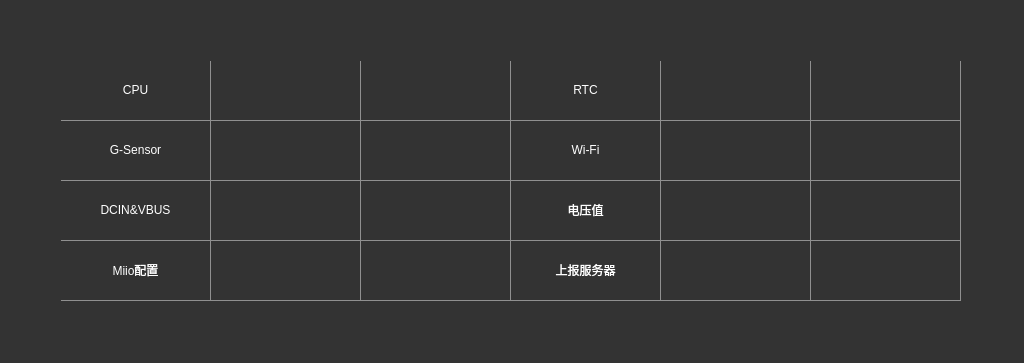
<?xml version="1.0" encoding="UTF-8"?>
<ui version="4.0">
 <class>WidgetTest</class>
 <widget class="QWidget" name="WidgetTest">
  <property name="geometry">
   <rect>
    <x>0</x>
    <y>0</y>
    <width>1024</width>
    <height>363</height>
   </rect>
  </property>
  <property name="minimumSize">
   <size>
    <width>1024</width>
    <height>0</height>
   </size>
  </property>
  <property name="maximumSize">
   <size>
    <width>1024</width>
    <height>434</height>
   </size>
  </property>
  <property name="windowTitle">
   <string>Form</string>
  </property>
  <property name="styleSheet">
   <string notr="true">#WidgetTest{
background-color: rgb(51, 51, 51);
}</string>
  </property>
  <layout class="QVBoxLayout" name="verticalLayout">
   <property name="spacing">
    <number>0</number>
   </property>
   <property name="leftMargin">
    <number>60</number>
   </property>
   <property name="topMargin">
    <number>20</number>
   </property>
   <property name="rightMargin">
    <number>60</number>
   </property>
   <property name="bottomMargin">
    <number>20</number>
   </property>
   <item>
    <widget class="QTableWidget" name="tableWidget">
     <property name="minimumSize">
      <size>
       <width>904</width>
       <height>242</height>
      </size>
     </property>
     <property name="maximumSize">
      <size>
       <width>904</width>
       <height>242</height>
      </size>
     </property>
     <property name="focusPolicy">
      <enum>Qt::NoFocus</enum>
     </property>
     <property name="styleSheet">
      <string notr="true">

QTableWidget{
	color: rgb(144, 144, 144);
gridline-color:rgb(144, 144, 144);
font: 24px &quot;.Helvetica Neue DeskInterface&quot;;
color: rgb(255, 255, 255);
background-color: transparent; 
}</string>
     </property>
     <property name="frameShadow">
      <enum>QFrame::Sunken</enum>
     </property>
     <property name="verticalScrollBarPolicy">
      <enum>Qt::ScrollBarAlwaysOff</enum>
     </property>
     <property name="horizontalScrollBarPolicy">
      <enum>Qt::ScrollBarAlwaysOff</enum>
     </property>
     <property name="sizeAdjustPolicy">
      <enum>QAbstractScrollArea::AdjustIgnored</enum>
     </property>
     <property name="editTriggers">
      <set>QAbstractItemView::NoEditTriggers</set>
     </property>
     <property name="selectionMode">
      <enum>QAbstractItemView::NoSelection</enum>
     </property>
     <attribute name="horizontalHeaderVisible">
      <bool>false</bool>
     </attribute>
     <attribute name="horizontalHeaderDefaultSectionSize">
      <number>150</number>
     </attribute>
     <attribute name="horizontalHeaderHighlightSections">
      <bool>true</bool>
     </attribute>
     <attribute name="verticalHeaderVisible">
      <bool>false</bool>
     </attribute>
     <attribute name="verticalHeaderDefaultSectionSize">
      <number>60</number>
     </attribute>
     <row>
      <property name="text">
       <string>New Row</string>
      </property>
     </row>
     <row>
      <property name="text">
       <string>New Row</string>
      </property>
     </row>
     <row>
      <property name="text">
       <string>新建行</string>
      </property>
     </row>
     <row>
      <property name="text">
       <string>New Row</string>
      </property>
     </row>
     <column>
      <property name="text">
       <string>New Column</string>
      </property>
      <property name="textAlignment">
       <set>AlignCenter</set>
      </property>
     </column>
     <column>
      <property name="text">
       <string>New Column</string>
      </property>
     </column>
     <column>
      <property name="text">
       <string>新建列</string>
      </property>
     </column>
     <column>
      <property name="text">
       <string>新建列</string>
      </property>
     </column>
     <column>
      <property name="text">
       <string>新建列</string>
      </property>
     </column>
     <column>
      <property name="text">
       <string>New Column</string>
      </property>
     </column>
     <item row="0" column="0">
      <property name="text">
       <string>CPU</string>
      </property>
      <property name="textAlignment">
       <set>AlignCenter</set>
      </property>
     </item>
     <item row="0" column="1">
      <property name="text">
       <string/>
      </property>
      <property name="textAlignment">
       <set>AlignCenter</set>
      </property>
     </item>
     <item row="0" column="3">
      <property name="text">
       <string>RTC</string>
      </property>
      <property name="textAlignment">
       <set>AlignCenter</set>
      </property>
     </item>
     <item row="0" column="5">
      <property name="text">
       <string/>
      </property>
      <property name="textAlignment">
       <set>AlignCenter</set>
      </property>
     </item>
     <item row="1" column="0">
      <property name="text">
       <string>G-Sensor</string>
      </property>
      <property name="textAlignment">
       <set>AlignCenter</set>
      </property>
     </item>
     <item row="1" column="1">
      <property name="text">
       <string/>
      </property>
      <property name="textAlignment">
       <set>AlignCenter</set>
      </property>
     </item>
     <item row="1" column="3">
      <property name="text">
       <string>Wi-Fi</string>
      </property>
      <property name="textAlignment">
       <set>AlignCenter</set>
      </property>
     </item>
     <item row="1" column="5">
      <property name="text">
       <string/>
      </property>
      <property name="textAlignment">
       <set>AlignCenter</set>
      </property>
     </item>
     <item row="2" column="0">
      <property name="text">
       <string>DCIN&amp;VBUS</string>
      </property>
      <property name="textAlignment">
       <set>AlignCenter</set>
      </property>
     </item>
     <item row="2" column="1">
      <property name="text">
       <string/>
      </property>
      <property name="textAlignment">
       <set>AlignCenter</set>
      </property>
     </item>
     <item row="2" column="3">
      <property name="text">
       <string>电压值</string>
      </property>
      <property name="textAlignment">
       <set>AlignCenter</set>
      </property>
     </item>
     <item row="2" column="5">
      <property name="text">
       <string/>
      </property>
      <property name="textAlignment">
       <set>AlignCenter</set>
      </property>
     </item>
     <item row="3" column="0">
      <property name="text">
       <string>Miio配置</string>
      </property>
      <property name="textAlignment">
       <set>AlignCenter</set>
      </property>
     </item>
     <item row="3" column="1">
      <property name="text">
       <string/>
      </property>
      <property name="textAlignment">
       <set>AlignCenter</set>
      </property>
     </item>
     <item row="3" column="3">
      <property name="text">
       <string>上报服务器</string>
      </property>
      <property name="textAlignment">
       <set>AlignCenter</set>
      </property>
     </item>
     <item row="3" column="5">
      <property name="text">
       <string/>
      </property>
      <property name="textAlignment">
       <set>AlignCenter</set>
      </property>
     </item>
    </widget>
   </item>
  </layout>
 </widget>
 <resources/>
 <connections/>
</ui>
